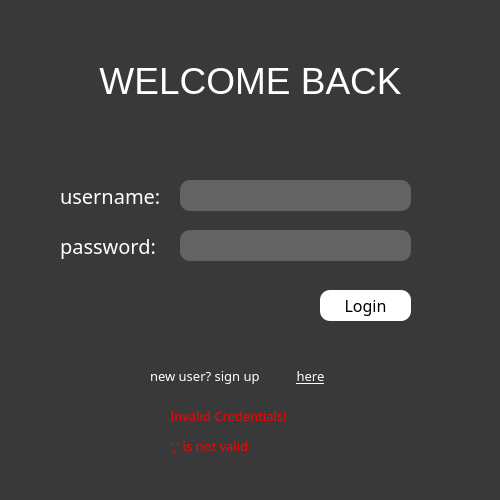
<?xml version="1.0" encoding="UTF-8"?>
<ui version="4.0">
 <class>dialog</class>
 <widget class="QDialog" name="dialog">
  <property name="geometry">
   <rect>
    <x>0</x>
    <y>0</y>
    <width>500</width>
    <height>500</height>
   </rect>
  </property>
  <property name="minimumSize">
   <size>
    <width>500</width>
    <height>500</height>
   </size>
  </property>
  <property name="maximumSize">
   <size>
    <width>500</width>
    <height>500</height>
   </size>
  </property>
  <property name="windowTitle">
   <string>Dialog</string>
  </property>
  <property name="styleSheet">
   <string notr="true">background-color: rgb(57, 57, 57);
</string>
  </property>
  <widget class="QLabel" name="label">
   <property name="geometry">
    <rect>
     <x>0</x>
     <y>60</y>
     <width>501</width>
     <height>41</height>
    </rect>
   </property>
   <property name="font">
    <font>
     <pointsize>28</pointsize>
    </font>
   </property>
   <property name="styleSheet">
    <string notr="true">color: rgb(255, 255, 255);
font-size: 28pt;</string>
   </property>
   <property name="text">
    <string>WELCOME BACK</string>
   </property>
   <property name="alignment">
    <set>Qt::AlignCenter</set>
   </property>
  </widget>
  <widget class="QLabel" name="label_2">
   <property name="geometry">
    <rect>
     <x>60</x>
     <y>180</y>
     <width>121</width>
     <height>31</height>
    </rect>
   </property>
   <property name="font">
    <font>
     <family>Franklin Gothic Book</family>
     <pointsize>15</pointsize>
    </font>
   </property>
   <property name="styleSheet">
    <string notr="true">color: rgb(255, 255, 255);
font-size: 15pt;
</string>
   </property>
   <property name="text">
    <string>username:</string>
   </property>
  </widget>
  <widget class="QLabel" name="label_4">
   <property name="geometry">
    <rect>
     <x>60</x>
     <y>230</y>
     <width>111</width>
     <height>31</height>
    </rect>
   </property>
   <property name="font">
    <font>
     <family>Franklin Gothic Book</family>
     <pointsize>15</pointsize>
    </font>
   </property>
   <property name="styleSheet">
    <string notr="true">color: rgb(255, 255, 255);
font-size: 15pt;
</string>
   </property>
   <property name="text">
    <string>password:</string>
   </property>
  </widget>
  <widget class="QLineEdit" name="username">
   <property name="geometry">
    <rect>
     <x>180</x>
     <y>180</y>
     <width>231</width>
     <height>31</height>
    </rect>
   </property>
   <property name="styleSheet">
    <string notr="true">font-size: 12pt;
color: rgb(255, 255, 255);
border-radius: 10;
background-color: rgb(99, 99, 99);</string>
   </property>
   <property name="text">
    <string/>
   </property>
  </widget>
  <widget class="QLineEdit" name="password">
   <property name="geometry">
    <rect>
     <x>180</x>
     <y>230</y>
     <width>231</width>
     <height>31</height>
    </rect>
   </property>
   <property name="styleSheet">
    <string notr="true">font-size: 12pt;
color: rgb(255, 255, 255);
border-radius: 10;
background-color: rgb(99, 99, 99);</string>
   </property>
  </widget>
  <widget class="QPushButton" name="loginbutton">
   <property name="geometry">
    <rect>
     <x>320</x>
     <y>290</y>
     <width>91</width>
     <height>31</height>
    </rect>
   </property>
   <property name="font">
    <font>
     <family>Franklin Gothic Book</family>
     <pointsize>12</pointsize>
    </font>
   </property>
   <property name="styleSheet">
    <string notr="true">background-color: rgb(255, 255, 255);
border-radius: 10;</string>
   </property>
   <property name="text">
    <string>Login</string>
   </property>
  </widget>
  <widget class="QLabel" name="label_3">
   <property name="geometry">
    <rect>
     <x>150</x>
     <y>360</y>
     <width>141</width>
     <height>31</height>
    </rect>
   </property>
   <property name="font">
    <font>
     <family>Franklin Gothic Book</family>
     <pointsize>10</pointsize>
    </font>
   </property>
   <property name="styleSheet">
    <string notr="true">color: rgb(255, 255, 255);</string>
   </property>
   <property name="text">
    <string>new user? sign up</string>
   </property>
  </widget>
  <widget class="QPushButton" name="createaccbutton">
   <property name="geometry">
    <rect>
     <x>290</x>
     <y>360</y>
     <width>41</width>
     <height>31</height>
    </rect>
   </property>
   <property name="font">
    <font>
     <family>Franklin Gothic Book</family>
     <pointsize>10</pointsize>
     <underline>true</underline>
    </font>
   </property>
   <property name="styleSheet">
    <string notr="true">color: rgb(255, 255, 255);
background-color: rgb(57, 57, 57);
border-radius: 10;</string>
   </property>
   <property name="text">
    <string>here</string>
   </property>
  </widget>
  <widget class="QLabel" name="invalid_error">
   <property name="geometry">
    <rect>
     <x>170</x>
     <y>400</y>
     <width>141</width>
     <height>31</height>
    </rect>
   </property>
   <property name="font">
    <font>
     <family>Franklin Gothic Book</family>
     <pointsize>10</pointsize>
    </font>
   </property>
   <property name="styleSheet">
    <string notr="true">color:rgb(255, 0, 0)</string>
   </property>
   <property name="text">
    <string>Invalid Credentials!</string>
   </property>
  </widget>
  <widget class="QLabel" name="maxerror_2">
   <property name="geometry">
    <rect>
     <x>170</x>
     <y>430</y>
     <width>151</width>
     <height>31</height>
    </rect>
   </property>
   <property name="font">
    <font>
     <family>Franklin Gothic Book</family>
     <pointsize>10</pointsize>
    </font>
   </property>
   <property name="styleSheet">
    <string notr="true">color:rgb(255, 0, 0)</string>
   </property>
   <property name="text">
    <string>',' is not valid</string>
   </property>
  </widget>
 </widget>
 <resources/>
 <connections/>
</ui>
